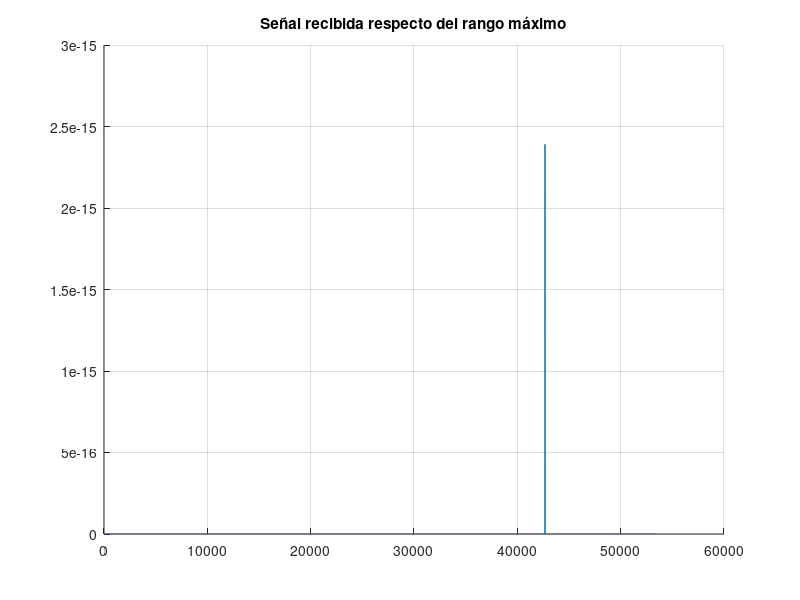
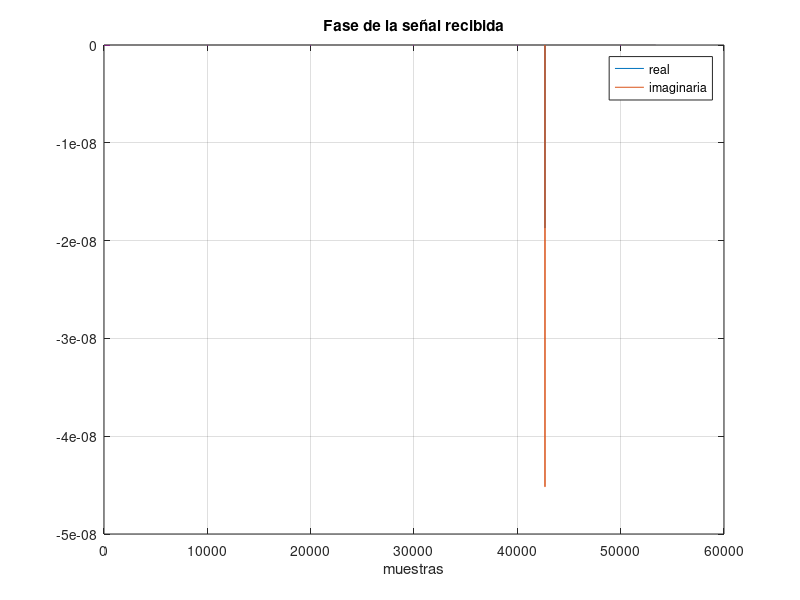

Reproduce these figures in MATLAB, in order.
clear all
% close all
clc

%% Parámetros Generales

Nos = 16;           %Tasa de sobremuestreo
tau = 5e-9;         %Ancho del pulso [s]
fs = (1/tau)*Nos;   %Frecuencia de muestreo [1/s]
Po = 500;           %Potencia del pulso [W]
Ao = sqrt(Po);      %Amplitud del pulso
Lpulse = tau*fs;    %Longitud del pulso
f0 = 77e9;          %Frec. de la portadora
c = 3e8;            %Velocidad de la luz [m/s]
Gt = 20;            %Ganancia direccional de antena TX [dBi]
Gr = 20;            %Ganancia direccional de antena RX [dBi]
lambda = c/f0;      %Long. de onda [m]
cross_s = 1;        %Radar cross section [m^2]
R = 2000;           %Rango o distancia [m]
rango_max = 2500;   %Rango máximo del radar [m]

%% Pulso

x_t = [ones(Lpulse,1); zeros(Nos,1)]*Ao; %Senal transmitida
% figure(1); 
% plot(x_t); grid on; ylim([0 Ao+1]); title('Señal transmitida x_t');
% figure(2);
% plot(abs(real(x_t)).^2); grid on; title('Potencia de la señal transmitida');


%% Parámetros del Canal
GtLin = 10^(Gt/10); %Linealizo Gt
GrLin = 10^(Gr/10); %Linealizo Gr

%Atenuacion
alphaLin = sqrt((GtLin*GrLin*lambda^2*cross_s)/((4*pi)^3*R^4)); %Atenuación lineal
alplhadBi = 20*log10(alphaLin); %Atenuacion en dBi

%Delay
delay = 2*R/c;                  %Retardo temporal
delayDiscreto = round(delay*fs);%Se lo lleva a un número entero de muestras
delayReal = delayDiscreto/fs; 

%Phase change
phase = exp(1j*2*pi*f0*delayReal);   %Cambio de fase
  
%% Modelado del Canal

h_t = phase.*alphaLin.*[zeros(delayDiscreto,1); x_t];
% figure
% plot(real(h_t)); grid on; title('Fase de la señal recibida')
% hold on;
% plot(imag(h_t)); legend('Real', 'Imaginaria', 'Location', 'northwest')
% figure;
% plot(abs(h_t).^2); title('Potencia del canal'); grid on;


%% Potencias

% Comprobación de la atenuación en dB
Ptx = 10*log10(Po/1e-3);
Prx = 10*log10(max(abs(h_t).^2)/1e-3);
atenuacion_de_canal_medida = Prx-Ptx;

%% Rango máximo

max_range = 2500;
muestras_max_range = round(2*max_range/c*fs);
muestras = length(h_t);
zeros_left = muestras_max_range-muestras;

H_t = [h_t; zeros(zeros_left,1)];
hold all
plot(abs(H_t).^2); title('Señal recibida respecto del rango máximo');grid on;
%legend('R = 500', 'R = 1000', 'R = 1500', 'R = 2000');

%% Front-end

fe_gain = 1;
noise_power = 1e-26*fs;     %noise one-side
noise = sqrt(noise_power/2)*randn(size(H_t)) + ...
     1j.*sqrt(noise_power/2)*randn(size(H_t));
fe_output = fe_gain*H_t+noise;

figure
plot(abs(fe_output).^2); grid on; title('Front-end');

%% Receptor óptimo (Match Filter)

r_t = fe_output;            % Entrada del MF
h_mf = conj(x_t(end:-1:1)); % Match Filter
y_mf = conv(h_mf, r_t);     % Salida del detector

% %Gráfico en función del tiempo
% figure
% tline = 1/fs*(0:length(y_mf)-1);
% plot(tline,abs(y_mf)); grid on; title('Salida del MF');
% hold all; xlabel('tiempo [s]'); 
% 
% rline = tline*c/2;
% figure
% plot(rline,abs(y_mf)); grid on; title('Salida del MF');
% hold all; xlabel('rango [m]'); 

plot(real(H_t)); grid on; title('Fase de la señal recibida'); xlabel('muestras')
hold on
plot(imag(H_t)); grid on; title('Fase de la señal recibida'); xlabel('muestras')
legend ('real', 'imaginaria')



